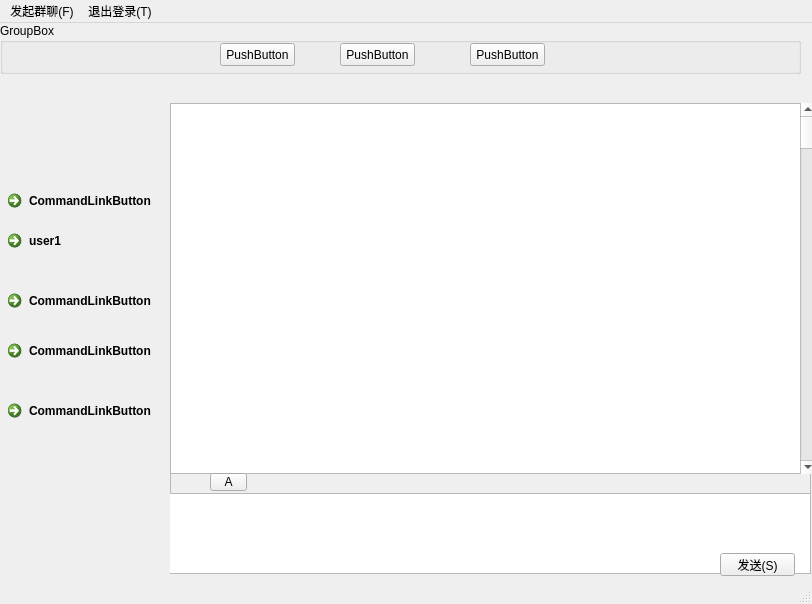
<?xml version="1.0" encoding="UTF-8"?>
<ui version="4.0">
 <class>MainWindow</class>
 <widget class="QMainWindow" name="MainWindow">
  <property name="geometry">
   <rect>
    <x>0</x>
    <y>0</y>
    <width>812</width>
    <height>604</height>
   </rect>
  </property>
  <property name="windowTitle">
   <string>MainWindow</string>
  </property>
  <widget class="QWidget" name="centralwidget">
   <widget class="QPushButton" name="btn_back">
    <property name="geometry">
     <rect>
      <x>720</x>
      <y>530</y>
      <width>75</width>
      <height>23</height>
     </rect>
    </property>
    <property name="text">
     <string>发送(S)</string>
    </property>
   </widget>
   <widget class="QToolButton" name="toolButton">
    <property name="geometry">
     <rect>
      <x>210</x>
      <y>450</y>
      <width>37</width>
      <height>18</height>
     </rect>
    </property>
    <property name="text">
     <string>A</string>
    </property>
   </widget>
   <widget class="QScrollBar" name="verticalScrollBar">
    <property name="geometry">
     <rect>
      <x>800</x>
      <y>80</y>
      <width>16</width>
      <height>371</height>
     </rect>
    </property>
    <property name="orientation">
     <enum>Qt::Vertical</enum>
    </property>
   </widget>
   <widget class="QCommandLinkButton" name="commandLinkButton">
    <property name="geometry">
     <rect>
      <x>0</x>
      <y>200</y>
      <width>171</width>
      <height>40</height>
     </rect>
    </property>
    <property name="minimumSize">
     <size>
      <width>70</width>
      <height>40</height>
     </size>
    </property>
    <property name="maximumSize">
     <size>
      <width>180</width>
      <height>40</height>
     </size>
    </property>
    <property name="text">
     <string>user1</string>
    </property>
   </widget>
   <widget class="QGroupBox" name="groupBox">
    <property name="geometry">
     <rect>
      <x>0</x>
      <y>0</y>
      <width>801</width>
      <height>51</height>
     </rect>
    </property>
    <property name="title">
     <string>GroupBox</string>
    </property>
    <widget class="QPushButton" name="pushButton">
     <property name="geometry">
      <rect>
       <x>220</x>
       <y>20</y>
       <width>75</width>
       <height>23</height>
      </rect>
     </property>
     <property name="text">
      <string>PushButton</string>
     </property>
    </widget>
    <widget class="QPushButton" name="pushButton_2">
     <property name="geometry">
      <rect>
       <x>340</x>
       <y>20</y>
       <width>75</width>
       <height>23</height>
      </rect>
     </property>
     <property name="text">
      <string>PushButton</string>
     </property>
    </widget>
    <widget class="QPushButton" name="pushButton_3">
     <property name="geometry">
      <rect>
       <x>470</x>
       <y>20</y>
       <width>75</width>
       <height>23</height>
      </rect>
     </property>
     <property name="text">
      <string>PushButton</string>
     </property>
    </widget>
   </widget>
   <widget class="QFrame" name="frame">
    <property name="geometry">
     <rect>
      <x>170</x>
      <y>80</y>
      <width>641</width>
      <height>471</height>
     </rect>
    </property>
    <property name="frameShape">
     <enum>QFrame::StyledPanel</enum>
    </property>
    <property name="frameShadow">
     <enum>QFrame::Raised</enum>
    </property>
    <widget class="QTextBrowser" name="textBrowser">
     <property name="geometry">
      <rect>
       <x>0</x>
       <y>0</y>
       <width>641</width>
       <height>371</height>
      </rect>
     </property>
    </widget>
    <widget class="QTextBrowser" name="textBrowser_2">
     <property name="geometry">
      <rect>
       <x>-10</x>
       <y>390</y>
       <width>651</width>
       <height>81</height>
      </rect>
     </property>
    </widget>
   </widget>
   <widget class="QCommandLinkButton" name="commandLinkButton_2">
    <property name="geometry">
     <rect>
      <x>0</x>
      <y>260</y>
      <width>172</width>
      <height>41</height>
     </rect>
    </property>
    <property name="text">
     <string>CommandLinkButton</string>
    </property>
   </widget>
   <widget class="QCommandLinkButton" name="commandLinkButton_3">
    <property name="geometry">
     <rect>
      <x>0</x>
      <y>310</y>
      <width>172</width>
      <height>41</height>
     </rect>
    </property>
    <property name="text">
     <string>CommandLinkButton</string>
    </property>
   </widget>
   <widget class="QCommandLinkButton" name="commandLinkButton_4">
    <property name="geometry">
     <rect>
      <x>0</x>
      <y>370</y>
      <width>172</width>
      <height>41</height>
     </rect>
    </property>
    <property name="text">
     <string>CommandLinkButton</string>
    </property>
   </widget>
   <widget class="QCommandLinkButton" name="commandLinkButton_5">
    <property name="geometry">
     <rect>
      <x>0</x>
      <y>160</y>
      <width>172</width>
      <height>41</height>
     </rect>
    </property>
    <property name="text">
     <string>CommandLinkButton</string>
    </property>
   </widget>
   <zorder>frame</zorder>
   <zorder>toolButton</zorder>
   <zorder>btn_back</zorder>
   <zorder>verticalScrollBar</zorder>
   <zorder>commandLinkButton</zorder>
   <zorder>groupBox</zorder>
   <zorder>commandLinkButton_2</zorder>
   <zorder>commandLinkButton_3</zorder>
   <zorder>commandLinkButton_4</zorder>
   <zorder>commandLinkButton_5</zorder>
  </widget>
  <widget class="QStatusBar" name="statusbar"/>
  <widget class="QMenuBar" name="menuBar">
   <property name="geometry">
    <rect>
     <x>0</x>
     <y>0</y>
     <width>812</width>
     <height>23</height>
    </rect>
   </property>
   <widget class="QMenu" name="menu">
    <property name="title">
     <string>发起群聊(F)</string>
    </property>
   </widget>
   <widget class="QMenu" name="menu_Z">
    <property name="title">
     <string>退出登录(T)</string>
    </property>
    <addaction name="actionnihao"/>
   </widget>
   <addaction name="menu"/>
   <addaction name="menu_Z"/>
  </widget>
  <action name="actionnihao">
   <property name="text">
    <string>nihao</string>
   </property>
  </action>
 </widget>
 <resources/>
 <connections/>
</ui>
